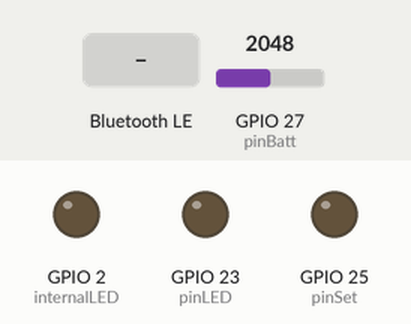
Simulated run of this sketch. Board: ESP32. Parts: output pins drawn as LEDs (lit = HIGH). The test bench sets the inputs (shaded band); at power-on: GPIO 27 (pinBatt) = 2048. Nothing arrives over Bluetooth unless stated; a phone connects over Bluetooth LE 3 s after start.

Above: at 14.8 s.
14.9 s: Bluetooth LE write "LORA611" received
At 15.1 s:
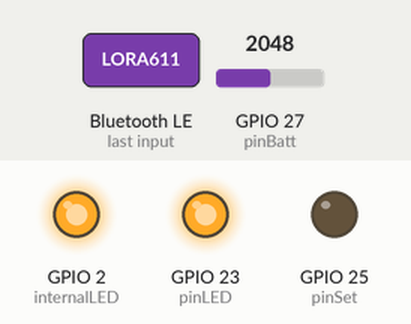
At 15.8 s:
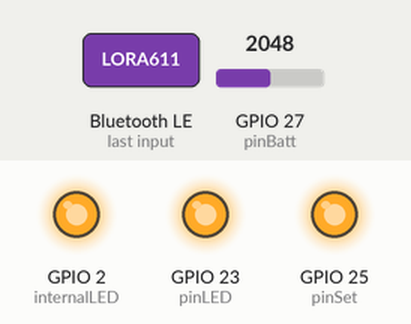
Timing chart, 0 to 48.9 s (numbered marks = the images above; inputs shaded):
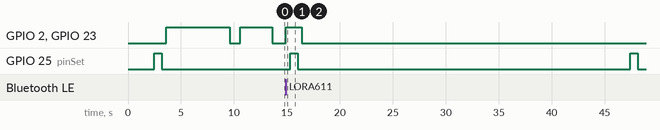

The sketch:

BLE_Bridge_ESP32_v1.ino
```cpp
/*
 *  Works with FAR GSE Mini iPad App

   M.Brinker 2021-2023

    BLE Code Credit:
    Video: https://www.youtube.com/watch?v=oCMOYS71NIU
    Based on Neil Kolban example for IDF: https://github.com/nkolban/esp32-snippets/blob/master/cpp_utils/tests/BLE%20Tests/SampleNotify.cpp
    Ported to Arduino ESP32 by Evandro Copercini
    updated by chegewara
    https://www.uuidgenerator.net

    RocketTalk Serial TTY to Bluetooth BLE repeater bridge
    v1.0 used with FAR GSE 2.5

    Updated:  6/27/23

*/


bool serialDebug = false;  // set to true to get Serial output for debugging

//Radio
  #define RXD2 32
  #define TXD2 33
  #define pinBatt 27
  #define pinArm 13
  #define pinLED 23
  #define pinSet 25
  #define internalLED 2 // internal LED

  // *** Radio Setup
  char radioMessage[150];
  int newWord = 0;
  char theWord[200];
  bool radioError = false;
  unsigned long radioErrorTimer = 0;

  unsigned long theTimer = 0;
  unsigned long battTimer = 0;
  unsigned long LEDtimer = 0;
  bool LEDon = false;
  int battPercent = 0;
  bool armDeny = false;


//------BLE-------------------------------------------------------------
  #include <BLEDevice.h>
  #include <BLEServer.h>
  #include <BLEUtils.h>
  #include <BLE2902.h>

  BLEServer* pServer = NULL;
  BLECharacteristic* pCharacteristic = NULL;
  bool deviceConnected = false;
  bool oldDeviceConnected = false;
  bool bHello = false;
  uint32_t value = 0;
  std::string rxValue;
  float txValue = 0;

  #define SERVICE_UUID        "3f0cf7c9-ee33-4449-88b8-4e05fdf2c163"
  #define CHARACTERISTIC_UUID_RX "2347c909-41b0-466e-b984-267cfca13359"
  #define CHARACTERISTIC_UUID_TX "b339bc4e-a4cd-41aa-a286-7e05f0d1465f"
  #define DEVICE_NAME "RocketTalk_14433"
  //https://www.guidgenerator.com/online-guid-generator.aspx


//**************************************************************************  BLE CLASS CODE ***********************************************

class MyServerCallbacks: public BLEServerCallbacks { //This is for device/server disconnect and connect
    void onConnect(BLEServer* pServer) {
      deviceConnected = true;
      if(serialDebug) Serial.println("Device Connected");
    };

    void onDisconnect(BLEServer* pServer) {
      if(serialDebug) Serial.println("Device Disconnected");
      deviceConnected = false;
      bHello = false;
    }
};


class MyCallbacks: public BLECharacteristicCallbacks { //This is for RX from iPhone to BLE
    void onWrite(BLECharacteristic *pCharacteristic) {
    rxValue = pCharacteristic->getValue();

      if (rxValue.length() > 0) {
        if(serialDebug) Serial.print("Received Value: ");
        strcpy(radioMessage, "");
        for (int i = 0; i < rxValue.length(); i++) {
          radioMessage[i] = rxValue[i];
          if(serialDebug) Serial.print(rxValue[i]);
          radioMessage[i + 1] = '\0';
        }

        if(serialDebug) Serial.println("");
        // ---------------------- check if key switch is armed -------------------------------------
        if (strncmp("#ARM1,",radioMessage,6) == 0) {
          if(digitalRead(pinArm) == HIGH) { // deny
           armDeny = true;
           return;
          }
        }
        if (strncmp("#BLEBATT",radioMessage,8) == 0) {  //send battery status now
          battTimer = millis() + 1000;
          return;
        }
        RadioSend();
        }

      }

    void RadioSend() {

     digitalWrite(pinLED, HIGH);digitalWrite(internalLED, HIGH);LEDon = true;LEDtimer = millis() + 500;
     Serial1.print(radioMessage);
     Serial1.flush(); //waits for outgoing transmission to complete
     if(serialDebug) Serial.print("SENT: ");
     if(serialDebug) Serial.println(radioMessage);
    }


};


//**************************************************************************  SETUP ***********************************************
void setup() {

  pinMode(pinArm, INPUT_PULLUP);
  pinMode(pinBatt, INPUT);
  pinMode(pinLED, OUTPUT); digitalWrite(pinLED, LOW);
  pinMode(pinSet, OUTPUT); digitalWrite(pinSet, LOW);
  pinMode(internalLED, OUTPUT);digitalWrite(internalLED, LOW);

  Serial.begin(115200);
  if(serialDebug) Serial.println("Starting... ");

  //Radio Setup

  delay(2500);
  radioTest();
  delay(200);
  Serial1.begin(19200, SERIAL_8N1, RXD2, TXD2);

  // Create the BLE Device
  BLEDevice::init(DEVICE_NAME);
  // Create the BLE Server
  pServer = BLEDevice::createServer();
  pServer->setCallbacks(new MyServerCallbacks());
  // Create the BLE Service
  BLEService *pService = pServer->createService(SERVICE_UUID);
  // Create a BLE Characteristic
  pCharacteristic = pService->createCharacteristic(
                      CHARACTERISTIC_UUID_TX,
                      BLECharacteristic::PROPERTY_NOTIFY
                    );
  pCharacteristic->addDescriptor(new BLE2902());
  BLECharacteristic *pCharacteristic = pService->createCharacteristic(
                                         CHARACTERISTIC_UUID_RX,
                                         BLECharacteristic::PROPERTY_WRITE
                                       );
  pCharacteristic->setCallbacks(new MyCallbacks());
  // Start the service
  pService->start();
  // Start advertising
  BLEAdvertising *pAdvertising = BLEDevice::getAdvertising();
  pAdvertising->addServiceUUID(SERVICE_UUID);
  pAdvertising->setScanResponse(true);
  pAdvertising->setMinPreferred(0x06);  // set value to 0x00 to not advertise this parameter
  pAdvertising->setMinPreferred(0x12);  // set value to 0x00 to not advertise this parameter
  BLEDevice::startAdvertising();

  if(serialDebug) Serial.println("Self Test Report...");
  checkVoltage();
  if(!radioError && battPercent > 5 ) {  //not much to check :) - three quick is good
    digitalWrite(pinLED, HIGH);digitalWrite(internalLED, HIGH);delay(500);digitalWrite(pinLED, LOW);digitalWrite(internalLED, LOW);delay(500);
    digitalWrite(pinLED, HIGH);digitalWrite(internalLED, HIGH);delay(500);digitalWrite(pinLED, LOW);digitalWrite(internalLED, LOW);delay(500);
    digitalWrite(pinLED, HIGH);digitalWrite(internalLED, HIGH);delay(500);digitalWrite(pinLED, LOW);digitalWrite(internalLED, LOW);
    if(serialDebug) Serial.println("Self Test Good.");
  } else {
    if(radioError) {digitalWrite(pinLED, HIGH);digitalWrite(internalLED, HIGH);delay(3000);digitalWrite(pinLED, LOW);digitalWrite(internalLED, LOW);if(serialDebug) Serial.println("Error Radio.");} // one long is radio error
    if(battPercent <= 5) {
      digitalWrite(pinLED, HIGH);digitalWrite(internalLED, HIGH);delay(3000);digitalWrite(pinLED, LOW);digitalWrite(internalLED, LOW);delay(1000);  // two long ones is battery low
      digitalWrite(pinLED, HIGH);digitalWrite(internalLED, HIGH);delay(3000);digitalWrite(pinLED, LOW);digitalWrite(internalLED, LOW);
      if(serialDebug) Serial.println("Error Battery.");
    }
  }

  if(serialDebug) Serial.println("Waiting a BLE client connection to notify...");
  battTimer = millis() + 5000;

}

//**************************************************************************  MAIN LOOP ***********************************************
void loop() {

    //------------- Radio TX send --------------------------------------
    // is above in the BLE class under RadioSend()


    //------------- Inbound Radio Check --------------------------------------
    checkRadio();

    //------------- Battery Voltage Check Check --------------------------------------
    if(millis() > battTimer) {
      checkVoltage();
    }

    //------------- Bluetooth Connection Check  --------------------------------------
    // Bluetooth disconnecting
    if (!deviceConnected && oldDeviceConnected) {
        delay(500); // give the bluetooth stack the chance to get things ready
        pServer->startAdvertising(); // restart advertising
        if(serialDebug) Serial.println("start advertising");
        oldDeviceConnected = deviceConnected;
        bHello = false;
    }
    // Bluetooth connecting
    if (deviceConnected && !oldDeviceConnected) {
        // do stuff here on connecting
        oldDeviceConnected = deviceConnected;
        if(serialDebug) Serial.println("connecting loop");
    }

    //------------- First Connection Hello  --------------------------------------
    if (deviceConnected && bHello == false) {
      delay(500);
      char txString[200];
      strcpy(txString, "#BM,Bluetooth Hello,!");
      pCharacteristic->setValue(txString);
      pCharacteristic->notify(); // Send the value to the app!
      bHello = true;
      checkVoltage();


    }

    //------------- Radio Error Check  --------------------------------------
    if (radioErrorTimer < millis() && radioError == true) {
      if(serialDebug) Serial.println("Retesting Radio");
      delay(1000);
      radioTest();  //retest it
      delay(400);
      Serial1.begin(19200, SERIAL_8N1, RXD2, TXD2);
      char txString[200];
      if(deviceConnected) {
        if (radioError == true) {
          strcpy(txString, "#BRE,1,!");
          if (deviceConnected) {
            pCharacteristic->setValue(txString);
            pCharacteristic->notify(); // Send the value to the app!
          }

        } else {
          char txString[200];
          strcpy(txString, "#BRE,0,!");
          if (deviceConnected) {
            pCharacteristic->setValue(txString);
            pCharacteristic->notify(); // Send the value to the app!
          }
        }
      }
      radioErrorTimer = millis() + 30000;
    }

    //------------- Turn off LED  --------------------------------------
    if(millis() > LEDtimer && LEDon) {
      digitalWrite(pinLED, LOW);
      digitalWrite(internalLED, LOW);
      LEDon = false;
    }

    //------------- Arm Key Deny  --------------------------------------
    if(armDeny) {
      delay(200);
      if (deviceConnected) {
        char txString[200];
        strcpy(txString, "#BM,ARM DENIED: iPad Safety Key is Off,!");
        pCharacteristic->setValue(txString);
        pCharacteristic->notify(); // Send the value to the app!
        if(serialDebug) Serial.println("ARM Denied");
        armDeny = false;
      }
    }

}


//**************************************************************************  BASIC LOGIC ***********************************************

void checkVoltage() {

     /*  Low voltage circuit cuts out at 6.85V but won't allow turn-on at 7.2V
      *  Full 8.4V to 7.2V is 2450 to 2092.  Will go to 1982 (6.85V) but can't power on
      *  So 100% range is 2090 to 2450 = 360 range and a base of 2092.
      *
      */

      float theTemp = 0.0;
      battPercent = 0;
      int theReading = 0;
      theReading = analogRead(pinBatt);
      theReading += analogRead(pinBatt);
      theReading += analogRead(pinBatt);
      theReading = theReading / 3;
      theTemp = (float) theReading - 2092.0;
      if(theTemp <= 0) {
        battPercent = 0;
      } else {
        theTemp = theTemp / (float) 360.0 * (float) 100.0;
        if(theTemp >= 100.0) {
          battPercent = 100;
        } else {
          battPercent = int (theTemp);
        }
      }

      if(serialDebug) {
        Serial.print("Batt Reading:  "); Serial.println(theReading);
        Serial.print("Batt Percent:  "); Serial.println(battPercent);
      }


      // Now send it
      char txString[200];
      char str_int[16];
      strcpy(str_int, "");
      sprintf(str_int, "%d", battPercent);
      strcpy(txString, "#BV,");
      strcat(txString, str_int);
      strcat(txString, ",!");
      if (deviceConnected) {
        pCharacteristic->setValue(txString);
        pCharacteristic->notify(); // Send the value to the app!
      }
      battTimer = millis() + 90000; // once every 90 sec

            // also send positive radio status
      delay(200);
      if(radioError == false) {
          strcpy(txString, "#BRE,0,!");
          if (deviceConnected) {
            pCharacteristic->setValue(txString);
            pCharacteristic->notify(); // Send the value to the app!
          }
      } else {
        strcpy(txString, "#BRE,1,!");
          if (deviceConnected) {
            pCharacteristic->setValue(txString);
            pCharacteristic->notify(); // Send the value to the app!
          }
      }


}

void checkArmSwitch() {

      if(serialDebug) {
        if(digitalRead(pinArm) == LOW) {
          Serial.println("Arm is ON");
        } else {
          Serial.println("Arm is OFF");
        }
      }


}

void radioTest() {

    digitalWrite(pinSet, HIGH); //turn radio set pin to low

    delay(200);
    Serial1.begin(9600, SERIAL_8N1, RXD2, TXD2);

    char s[5];
    strcpy(s,"");

    s[0] = 0xaa;
    s[1] = 0xfa;
    s[2] = 0xaa; // aa = product model number
    s[3] = 0x0d; //  /r termination
    s[4] = 0x0a; //  /n termination
    Serial1.println(s);

    radioTestRead();
    if(serialDebug) Serial.print("Radio Response:  ");
    if(serialDebug) Serial.println(theWord);

    char *ptr = strstr(theWord, "LORA611");
    if (ptr == NULL) {
      radioError = true;
      if(serialDebug) Serial.println("ERROR:  No Radio Found");
    } else {
      radioError = false;
    }

    digitalWrite(pinSet, LOW);

}

void radioTestRead() {

   newWord = 0;
   char receivedChar;
   unsigned long testTime = millis() + 500;
   strcpy(theWord, "");
   while (newWord != 1) {
      if(Serial1.available()) {
        receivedChar = Serial1.read();
        append(theWord, receivedChar);
      if(receivedChar == 0x0a) {
           newWord = 1;
           break;
         }
       }
       if(millis() > testTime) {  // exit and evaluate if it takes too long
          newWord = 1;
          if(serialDebug) Serial.print("Radio Timeout");
          break;
       }
       delay(1);
     }
}

//**************************************************************************  RADIO RX ***********************************************


void checkRadio() {  // **********  CHECK RADIO  *****************
   newWord = 0;
   int vtimeout = 0;
   char receivedChar;
   if (Serial1.available() > 0) {
    strcpy(theWord, "");
    if(serialDebug) Serial.println("radio inbound detect");
    unsigned long testTime = millis() + 700;
    while (newWord != 1) {
       if(Serial1.available()) {
         receivedChar = Serial1.read();
         append(theWord, receivedChar);
         if(receivedChar == 33) {  // look for ! to end
          newWord = 1;
         }
       }
       if(millis() > testTime) {  // exit and evaluate if it takes too long
          newWord =1;
          vtimeout = 1;
          if(serialDebug) Serial.println("timeout exit error");
          if(serialDebug) Serial.println(theWord);
          exit;
       }
    }
    if(serialDebug) Serial.println(theWord);
    if (vtimeout == 0) ProcessRadio();
   }
}


void ProcessRadio() {   // **********  PROCESS RADIO COMMAND  *****************

      int chkNew = 0;
      char theID[20];
      digitalWrite(pinLED, HIGH);digitalWrite(internalLED, HIGH);LEDon = true;LEDtimer = millis() + 500;

      //send to BLE
      if (deviceConnected) {
        pCharacteristic->setValue(theWord);
        pCharacteristic->notify(); // Send the value to the app!
        if(serialDebug) Serial.println("*** Sent BLE Value");
      }
      newWord = 0;
      strcpy(theWord,"");
}

void append(char* s, char c) {  //used to concat char to char array
        int len = strlen(s);
        s[len] = c;
        s[len+1] = '\0';
}
```

Measured:
- after the input at 14.9 s, GPIO 2 (internalLED), GPIO 23 (pinLED): LOW → HIGH at once, → LOW 1.5 s later
- by itself, GPIO 25 (pinSet): alternates HIGH for 0.70 s and LOW for 31.4 s
